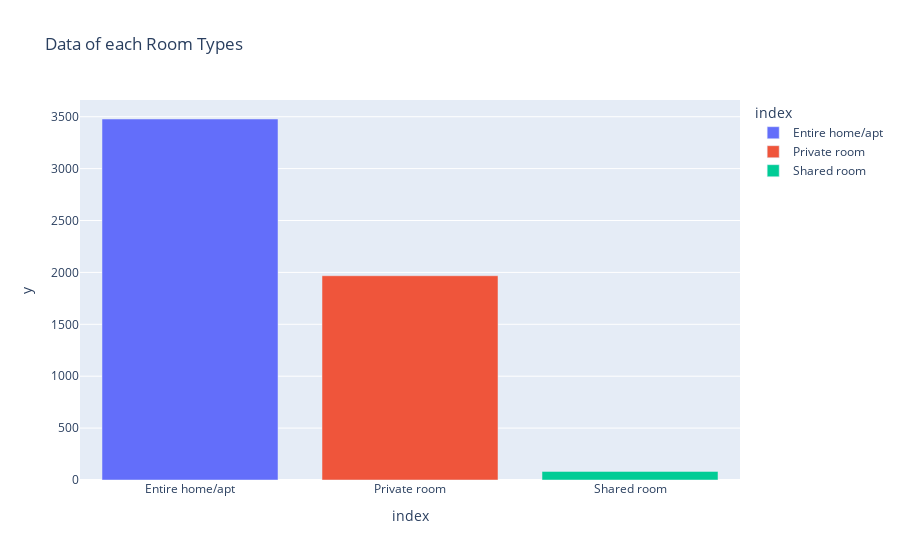

Write notebook code for a chart like this one.
### Code cell
#Data of each Room Types


plt.figure(figsize=(15,7))
counts_df = df['Room_type'].value_counts()
fig1 = px.bar(counts_df, x=counts_df.index, y=counts_df.values, title='Data of each Room Types', color=counts_df.index)
pio.write_image(fig1, "chart2.png", engine="kaleido")
fig1.show()

### Figure 1 — Plotly figure (JSON) as saved in the notebook; plotly's stock layout.template omitted (floating-point values rounded to 4 significant figures)
{"data": [{"alignmentgroup": "True", "hovertemplate": "index=%{x}<br>y=%{y}<extra></extra>", "legendgroup": "Entire home/apt", "marker": {"color": "#636efa", "pattern": {"shape": ""}}, "name": "Entire home/apt", "offsetgroup": "Entire home/apt", "orientation": "v", "showlegend": true, "textposition": "auto", "type": "bar", "x": ["Entire home/apt"], "xaxis": "x", "y": [3478], "yaxis": "y"}, {"alignmentgroup": "True", "hovertemplate": "index=%{x}<br>y=%{y}<extra></extra>", "legendgroup": "Private room", "marker": {"color": "#EF553B", "pattern": {"shape": ""}}, "name": "Private room", "offsetgroup": "Private room", "orientation": "v", "showlegend": true, "textposition": "auto", "type": "bar", "x": ["Private room"], "xaxis": "x", "y": [1968], "yaxis": "y"}, {"alignmentgroup": "True", "hovertemplate": "index=%{x}<br>y=%{y}<extra></extra>", "legendgroup": "Shared room", "marker": {"color": "#00cc96", "pattern": {"shape": ""}}, "name": "Shared room", "offsetgroup": "Shared room", "orientation": "v", "showlegend": true, "textposition": "auto", "type": "bar", "x": ["Shared room"], "xaxis": "x", "y": [83], "yaxis": "y"}], "layout": {"barmode": "relative", "legend": {"title": {"text": "index"}, "tracegroupgap": 0}, "title": {"text": "Data of each Room Types"}, "xaxis": {"anchor": "y", "categoryarray": ["Entire home/apt", "Private room", "Shared room"], "categoryorder": "array", "domain": [0, 1], "title": {"text": "index"}}, "yaxis": {"anchor": "x", "domain": [0, 1], "title": {"text": "y"}}}}
